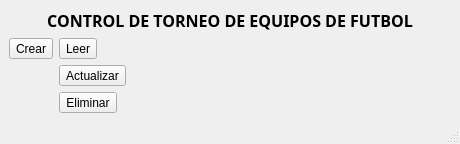
<?xml version="1.0" encoding="UTF-8"?>
<ui version="4.0">
 <class>MainWindow</class>
 <widget class="QMainWindow" name="MainWindow">
  <property name="geometry">
   <rect>
    <x>0</x>
    <y>0</y>
    <width>460</width>
    <height>114</height>
   </rect>
  </property>
  <property name="windowTitle">
   <string>MainWindow</string>
  </property>
  <widget class="QWidget" name="centralwidget">
   <layout class="QFormLayout" name="formLayout">
    <item row="0" column="0" colspan="2">
     <widget class="QLabel" name="Titulo">
      <property name="font">
       <font>
        <family>Algerian</family>
       </font>
      </property>
      <property name="styleSheet">
       <string notr="true"/>
      </property>
      <property name="text">
       <string>&lt;html&gt;&lt;head/&gt;&lt;body&gt;&lt;p align=&quot;center&quot;&gt;&lt;span style=&quot; font-size:12pt; font-weight:700;&quot;&gt;CONTROL DE TORNEO DE EQUIPOS DE FUTBOL&lt;/span&gt;&lt;/p&gt;&lt;/body&gt;&lt;/html&gt;</string>
      </property>
     </widget>
    </item>
    <item row="3" column="0">
     <widget class="QToolButton" name="Crear">
      <property name="text">
       <string>Crear</string>
      </property>
     </widget>
    </item>
    <item row="3" column="1">
     <widget class="QToolButton" name="Leer">
      <property name="text">
       <string>Leer</string>
      </property>
     </widget>
    </item>
    <item row="4" column="1">
     <widget class="QToolButton" name="Actualizar">
      <property name="text">
       <string>Actualizar</string>
      </property>
     </widget>
    </item>
    <item row="5" column="1">
     <widget class="QToolButton" name="Eliminar">
      <property name="text">
       <string>Eliminar</string>
      </property>
     </widget>
    </item>
   </layout>
  </widget>
  <widget class="QStatusBar" name="statusbar"/>
  <widget class="QMenuBar" name="menubar">
   <property name="geometry">
    <rect>
     <x>0</x>
     <y>0</y>
     <width>460</width>
     <height>21</height>
    </rect>
   </property>
  </widget>
 </widget>
 <resources/>
 <connections/>
</ui>
